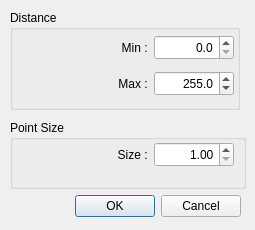
<?xml version="1.0" encoding="UTF-8"?>
<ui version="4.0">
 <class>Dialog2</class>
 <widget class="QDialog" name="Dialog2">
  <property name="geometry">
   <rect>
    <x>0</x>
    <y>0</y>
    <width>255</width>
    <height>230</height>
   </rect>
  </property>
  <property name="minimumSize">
   <size>
    <width>255</width>
    <height>230</height>
   </size>
  </property>
  <property name="maximumSize">
   <size>
    <width>255</width>
    <height>230</height>
   </size>
  </property>
  <property name="windowTitle">
   <string>Options</string>
  </property>
  <widget class="QDialogButtonBox" name="buttonBox">
   <property name="geometry">
    <rect>
     <x>40</x>
     <y>190</y>
     <width>201</width>
     <height>32</height>
    </rect>
   </property>
   <property name="orientation">
    <enum>Qt::Horizontal</enum>
   </property>
   <property name="standardButtons">
    <set>QDialogButtonBox::Cancel|QDialogButtonBox::Ok</set>
   </property>
  </widget>
  <widget class="QGroupBox" name="groupBox">
   <property name="geometry">
    <rect>
     <x>10</x>
     <y>10</y>
     <width>230</width>
     <height>100</height>
    </rect>
   </property>
   <property name="title">
    <string>Distance</string>
   </property>
   <property name="flat">
    <bool>true</bool>
   </property>
   <widget class="QWidget" name="layoutWidget_3">
    <property name="geometry">
     <rect>
      <x>10</x>
      <y>20</y>
      <width>216</width>
      <height>72</height>
     </rect>
    </property>
    <layout class="QVBoxLayout" name="verticalLayout_3">
     <item>
      <layout class="QHBoxLayout" name="horizontalLayout_4">
       <property name="spacing">
        <number>2</number>
       </property>
       <item>
        <widget class="QLabel" name="label_4">
         <property name="minimumSize">
          <size>
           <width>130</width>
           <height>0</height>
          </size>
         </property>
         <property name="maximumSize">
          <size>
           <width>130</width>
           <height>16777215</height>
          </size>
         </property>
         <property name="text">
          <string>Min : </string>
         </property>
         <property name="alignment">
          <set>Qt::AlignRight|Qt::AlignTrailing|Qt::AlignVCenter</set>
         </property>
        </widget>
       </item>
       <item>
        <widget class="QDoubleSpinBox" name="minspinbox">
         <property name="minimumSize">
          <size>
           <width>80</width>
           <height>25</height>
          </size>
         </property>
         <property name="maximumSize">
          <size>
           <width>55</width>
           <height>25</height>
          </size>
         </property>
         <property name="alignment">
          <set>Qt::AlignRight|Qt::AlignTrailing|Qt::AlignVCenter</set>
         </property>
         <property name="decimals">
          <number>1</number>
         </property>
         <property name="minimum">
          <double>0.000000000000000</double>
         </property>
         <property name="maximum">
          <double>1000.000000000000000</double>
         </property>
         <property name="singleStep">
          <double>10.000000000000000</double>
         </property>
         <property name="value">
          <double>0.000000000000000</double>
         </property>
        </widget>
       </item>
      </layout>
     </item>
     <item>
      <layout class="QHBoxLayout" name="horizontalLayout_5">
       <property name="spacing">
        <number>2</number>
       </property>
       <item>
        <widget class="QLabel" name="label_5">
         <property name="minimumSize">
          <size>
           <width>130</width>
           <height>0</height>
          </size>
         </property>
         <property name="maximumSize">
          <size>
           <width>130</width>
           <height>16777215</height>
          </size>
         </property>
         <property name="text">
          <string>Max : </string>
         </property>
         <property name="alignment">
          <set>Qt::AlignRight|Qt::AlignTrailing|Qt::AlignVCenter</set>
         </property>
        </widget>
       </item>
       <item>
        <widget class="QDoubleSpinBox" name="maxspinbox">
         <property name="minimumSize">
          <size>
           <width>80</width>
           <height>25</height>
          </size>
         </property>
         <property name="maximumSize">
          <size>
           <width>55</width>
           <height>25</height>
          </size>
         </property>
         <property name="alignment">
          <set>Qt::AlignRight|Qt::AlignTrailing|Qt::AlignVCenter</set>
         </property>
         <property name="decimals">
          <number>1</number>
         </property>
         <property name="minimum">
          <double>0.000000000000000</double>
         </property>
         <property name="maximum">
          <double>10000.000000000000000</double>
         </property>
         <property name="singleStep">
          <double>10.000000000000000</double>
         </property>
         <property name="value">
          <double>255.000000000000000</double>
         </property>
        </widget>
       </item>
      </layout>
     </item>
    </layout>
   </widget>
  </widget>
  <widget class="QGroupBox" name="groupBox_2">
   <property name="geometry">
    <rect>
     <x>10</x>
     <y>120</y>
     <width>236</width>
     <height>69</height>
    </rect>
   </property>
   <property name="title">
    <string>Point Size</string>
   </property>
   <property name="flat">
    <bool>true</bool>
   </property>
   <widget class="QWidget" name="layoutWidget_4">
    <property name="geometry">
     <rect>
      <x>10</x>
      <y>20</y>
      <width>216</width>
      <height>29</height>
     </rect>
    </property>
    <layout class="QVBoxLayout" name="verticalLayout_4">
     <item>
      <layout class="QHBoxLayout" name="horizontalLayout_6">
       <property name="spacing">
        <number>2</number>
       </property>
       <item>
        <widget class="QLabel" name="label_6">
         <property name="minimumSize">
          <size>
           <width>130</width>
           <height>0</height>
          </size>
         </property>
         <property name="maximumSize">
          <size>
           <width>130</width>
           <height>16777215</height>
          </size>
         </property>
         <property name="text">
          <string>Size : </string>
         </property>
         <property name="alignment">
          <set>Qt::AlignRight|Qt::AlignTrailing|Qt::AlignVCenter</set>
         </property>
        </widget>
       </item>
       <item>
        <widget class="QDoubleSpinBox" name="pointsizespinbox">
         <property name="minimumSize">
          <size>
           <width>80</width>
           <height>25</height>
          </size>
         </property>
         <property name="maximumSize">
          <size>
           <width>55</width>
           <height>25</height>
          </size>
         </property>
         <property name="alignment">
          <set>Qt::AlignRight|Qt::AlignTrailing|Qt::AlignVCenter</set>
         </property>
         <property name="decimals">
          <number>2</number>
         </property>
         <property name="minimum">
          <double>1.000000000000000</double>
         </property>
         <property name="maximum">
          <double>20.000000000000000</double>
         </property>
         <property name="singleStep">
          <double>1.000000000000000</double>
         </property>
         <property name="value">
          <double>1.000000000000000</double>
         </property>
        </widget>
       </item>
      </layout>
     </item>
    </layout>
   </widget>
  </widget>
 </widget>
 <resources/>
 <connections>
  <connection>
   <sender>buttonBox</sender>
   <signal>accepted()</signal>
   <receiver>Dialog2</receiver>
   <slot>accept()</slot>
   <hints>
    <hint type="sourcelabel">
     <x>240</x>
     <y>144</y>
    </hint>
    <hint type="destinationlabel">
     <x>157</x>
     <y>169</y>
    </hint>
   </hints>
  </connection>
  <connection>
   <sender>buttonBox</sender>
   <signal>rejected()</signal>
   <receiver>Dialog2</receiver>
   <slot>reject()</slot>
   <hints>
    <hint type="sourcelabel">
     <x>240</x>
     <y>150</y>
    </hint>
    <hint type="destinationlabel">
     <x>254</x>
     <y>169</y>
    </hint>
   </hints>
  </connection>
 </connections>
</ui>
